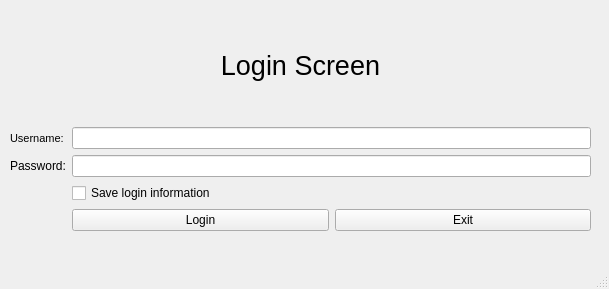
<?xml version="1.0" encoding="UTF-8"?>
<ui version="4.0">
 <class>MainWindow</class>
 <widget class="QMainWindow" name="MainWindow">
  <property name="geometry">
   <rect>
    <x>0</x>
    <y>0</y>
    <width>609</width>
    <height>289</height>
   </rect>
  </property>
  <property name="windowTitle">
   <string>MainWindow</string>
  </property>
  <widget class="QWidget" name="centralwidget">
   <widget class="QWidget" name="gridLayoutWidget">
    <property name="geometry">
     <rect>
      <x>10</x>
      <y>10</y>
      <width>581</width>
      <height>221</height>
     </rect>
    </property>
    <layout class="QGridLayout" name="gridLayout">
     <item row="13" column="1">
      <widget class="QLineEdit" name="lineEdit_2">
       <property name="echoMode">
        <enum>QLineEdit::Password</enum>
       </property>
      </widget>
     </item>
     <item row="6" column="0">
      <widget class="QLabel" name="label_2">
       <property name="font">
        <font>
         <pointsize>8</pointsize>
        </font>
       </property>
       <property name="text">
        <string>Username:</string>
       </property>
      </widget>
     </item>
     <item row="1" column="0" colspan="2">
      <widget class="QLabel" name="label">
       <property name="font">
        <font>
         <pointsize>20</pointsize>
        </font>
       </property>
       <property name="text">
        <string>Login Screen</string>
       </property>
       <property name="alignment">
        <set>Qt::AlignCenter</set>
       </property>
      </widget>
     </item>
     <item row="13" column="0">
      <widget class="QLabel" name="label_3">
       <property name="text">
        <string>Password:</string>
       </property>
      </widget>
     </item>
     <item row="14" column="1">
      <widget class="QCheckBox" name="chkSaveInformation">
       <property name="contextMenuPolicy">
        <enum>Qt::ActionsContextMenu</enum>
       </property>
       <property name="layoutDirection">
        <enum>Qt::LeftToRight</enum>
       </property>
       <property name="text">
        <string>Save login information</string>
       </property>
       <property name="checkable">
        <bool>true</bool>
       </property>
       <property name="tristate">
        <bool>false</bool>
       </property>
      </widget>
     </item>
     <item row="6" column="1">
      <widget class="QLineEdit" name="lineEdit"/>
     </item>
     <item row="15" column="1">
      <layout class="QHBoxLayout" name="horizontalLayout">
       <item>
        <widget class="QPushButton" name="pushButtonLogin">
         <property name="text">
          <string>Login</string>
         </property>
        </widget>
       </item>
       <item>
        <widget class="QPushButton" name="pushButtonExit">
         <property name="text">
          <string>Exit</string>
         </property>
        </widget>
       </item>
      </layout>
     </item>
    </layout>
   </widget>
  </widget>
  <widget class="QMenuBar" name="menubar">
   <property name="geometry">
    <rect>
     <x>0</x>
     <y>0</y>
     <width>609</width>
     <height>26</height>
    </rect>
   </property>
  </widget>
  <widget class="QStatusBar" name="statusbar"/>
 </widget>
 <resources/>
 <connections/>
</ui>
